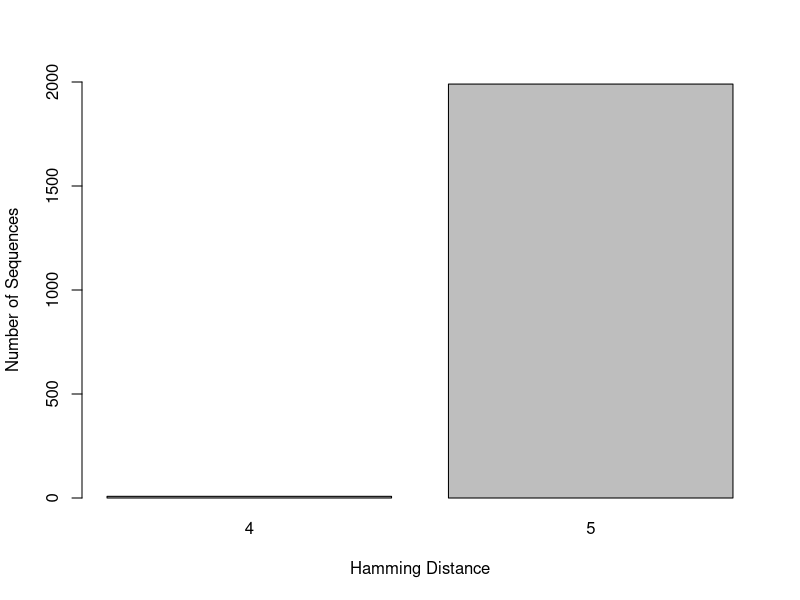
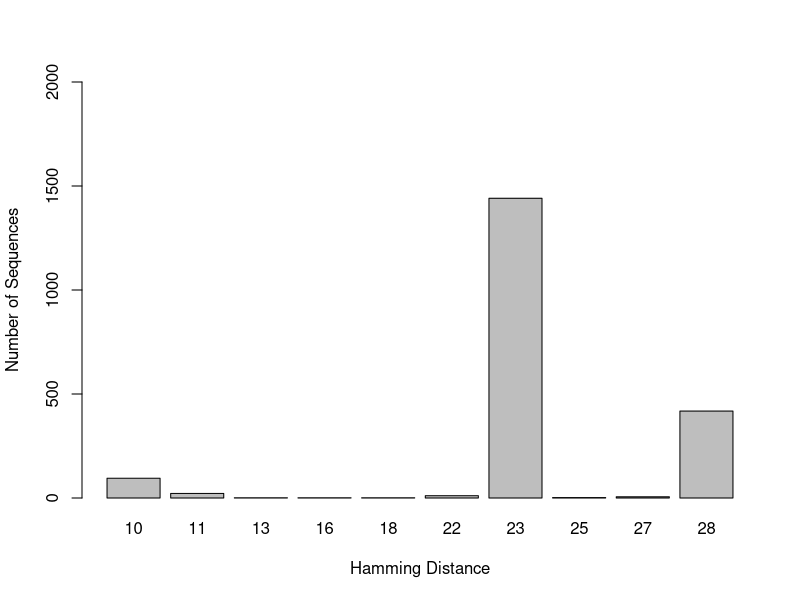
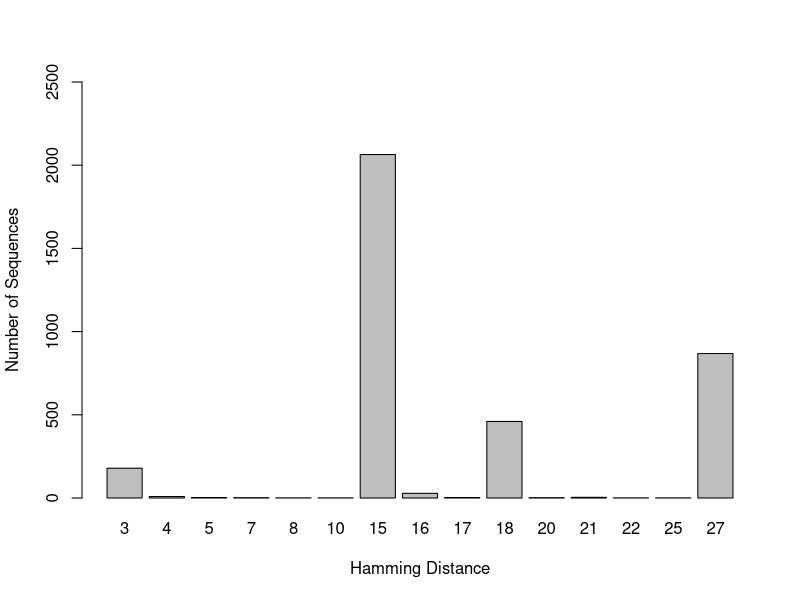
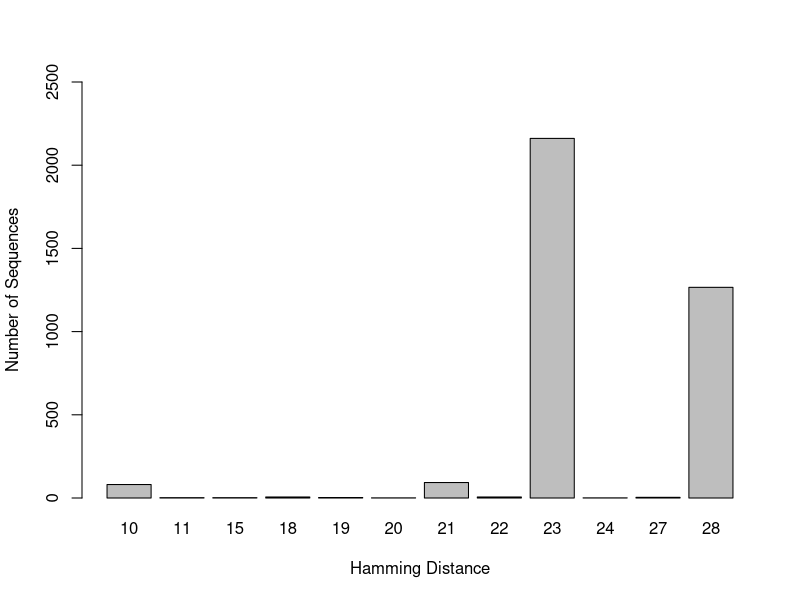
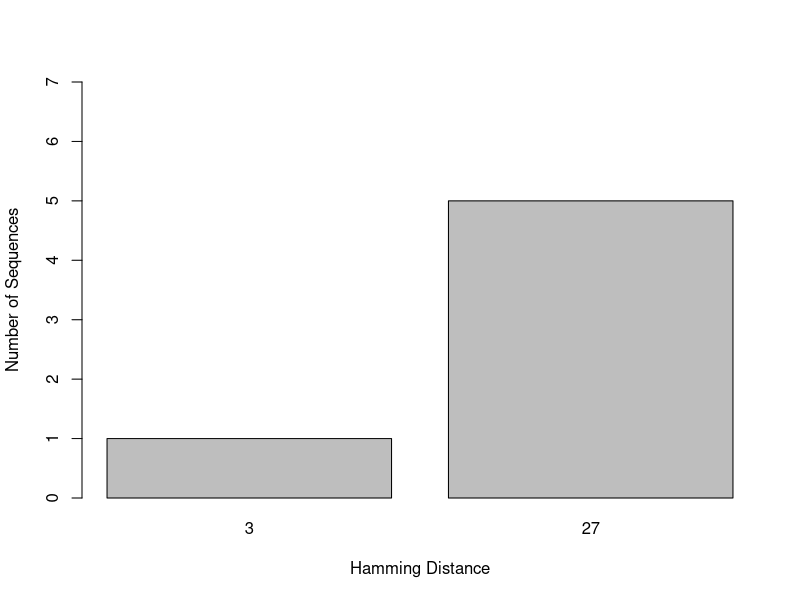
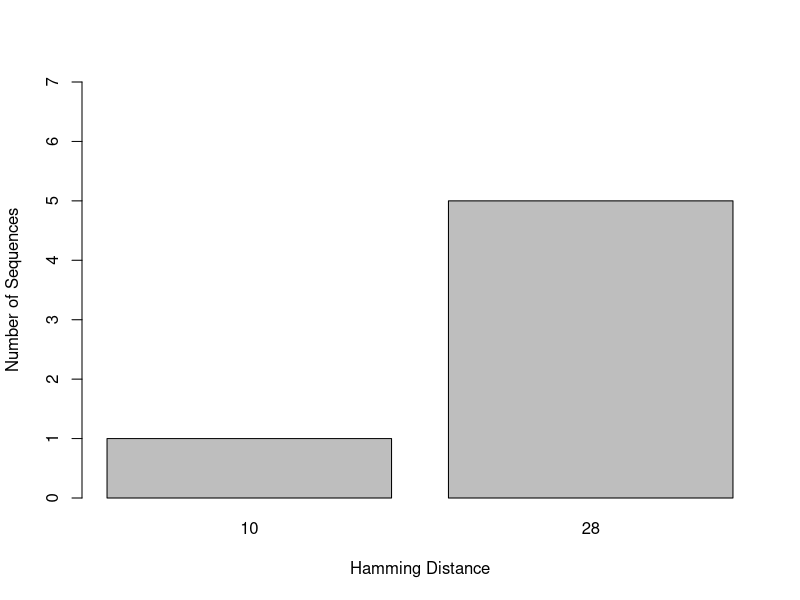
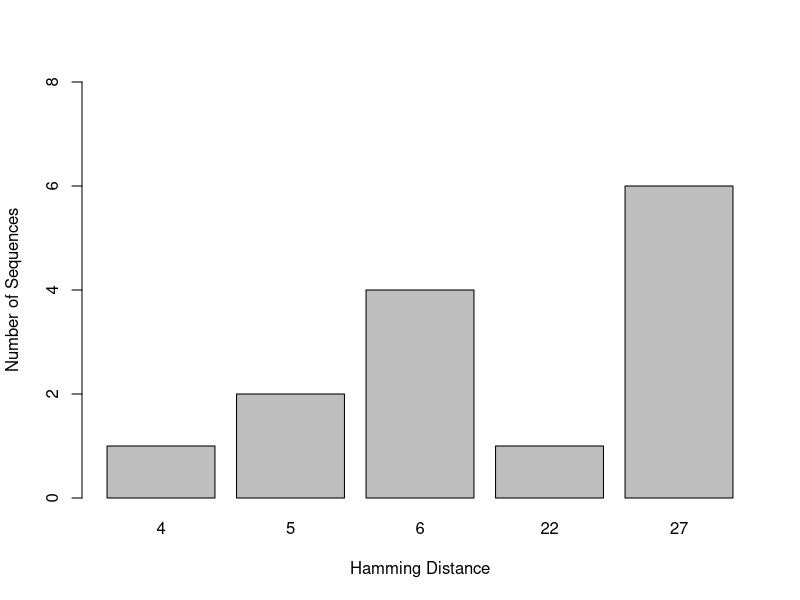
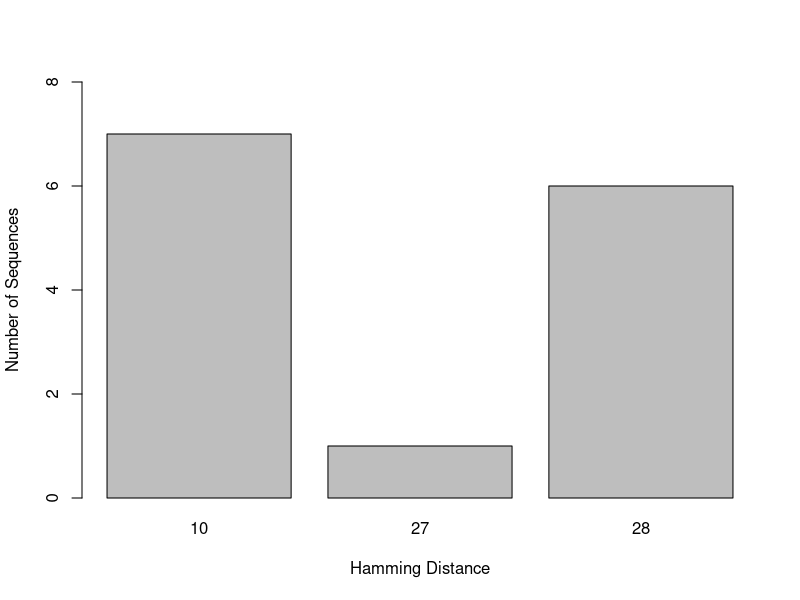

The R source for these figures, in order:
## ---- chunk 1
knitr::opts_chunk$set(root.dir = "C:/Users/Lexie Christopoulos/Repos/GenomeSequencing-/db/",echo = TRUE)

## ---- chunk 2
MP_H1_F <- read.csv("hamming_distance_results/MP_H1_MP_Forward_1.1_results.csv")

MP_H1_1 <- MP_H1_F[-c(1999),]

barplot(table(MP_H1_1$hamming_distance), xlab = "Hamming Distance", ylab = "Number of Sequences", ylim = c(0,2000))
## ---- chunk 3
MP_H1_R <- read.csv("hamming_distance_results/MP_H1_MP_Reverse_2.1_results.csv")
MP_H1_2 <- MP_H1_R[-c(1999),]

barplot(table(MP_H1_2$hamming_distance), xlab = "Hamming Distance", ylab = "Number of Sequences", ylim = c(0,2000))

## ---- chunk 4
MP_H3_F <- read.csv("hamming_distance_results/MP_H3_MP_Forward_1.1_results.csv")
MP_H3_1 <- MP_H3_F[-c(3627),]

barplot(table(MP_H3_1$hamming_distance), xlab = "Hamming Distance", ylab = "Number of Sequences", ylim = c(0,2500))

## ---- chunk 5
MP_H3_R <- read.csv("hamming_distance_results/MP_H3_MP_Reverse_2.1_results.csv")

MP_H3_2 <- MP_H3_R[-c(3627),]

barplot(table(MP_H3_2$hamming_distance), xlab = "Hamming Distance", ylab = "Number of Sequences", ylim = c(0,2500))

## ---- chunk 6
MP_H5_F <- read.csv("hamming_distance_results/MP_H5_MP_Forward_1.1_results.csv")

MP_H5_1 <- MP_H5_F[-c(7),]

barplot(table(MP_H5_1$hamming_distance), xlab = "Hamming Distance", ylab = "Number of Sequences", ylim = c(0,7))

## ---- chunk 7
MP_H5_R <-read.csv("hamming_distance_results/MP_H5_MP_Reverse_2.1_results.csv")

MP_H5_2 <- MP_H5_R[-c(7),]

barplot(table(MP_H5_2$hamming_distance), xlab = "Hamming Distance", ylab = "Number of Sequences", ylim = c(0,7))

## ---- chunk 8
MP_H7_F <- read.csv("hamming_distance_results/MP_H7_MP_Forward_1.1_results.csv")

MP_H7_1 <- MP_H7_F[-c(15),]

barplot(table(MP_H7_1$hamming_distance), xlab = "Hamming Distance", ylab = "Number of Sequences", ylim = c(0,8))

## ---- chunk 9
MP_H7_R <- read.csv("hamming_distance_results/MP_H7_MP_Reverse_2.1_results.csv")

MP_H7_2 <- MP_H7_R[-c(15),]

barplot(table(MP_H7_2$hamming_distance), xlab = "Hamming Distance", ylab = "Number of Sequences", ylim = c(0,8))

## ---- chunk 10
MP_H9_F <- read.csv("hamming_distance_results/MP_H9_MP_Forward_1.1_results.csv")

MP_H9_1 <- MP_H9_F[-c(4),]

barplot(table(MP_H9_1$hamming_distance), xlab = "Hamming Distance", ylab = "Number of Sequences", ylim = c(0,4))

## ---- chunk 11
MP_H9_R <- read.csv("hamming_distance_results/MP_H9_MP_Reverse_2.1_results.csv")

MP_H9_2 <- MP_H9_R[-c(4),]

barplot(table(MP_H9_2$hamming_distance), xlab = "Hamming Distance", ylab = "Number of Sequences", ylim = c(0,4))

